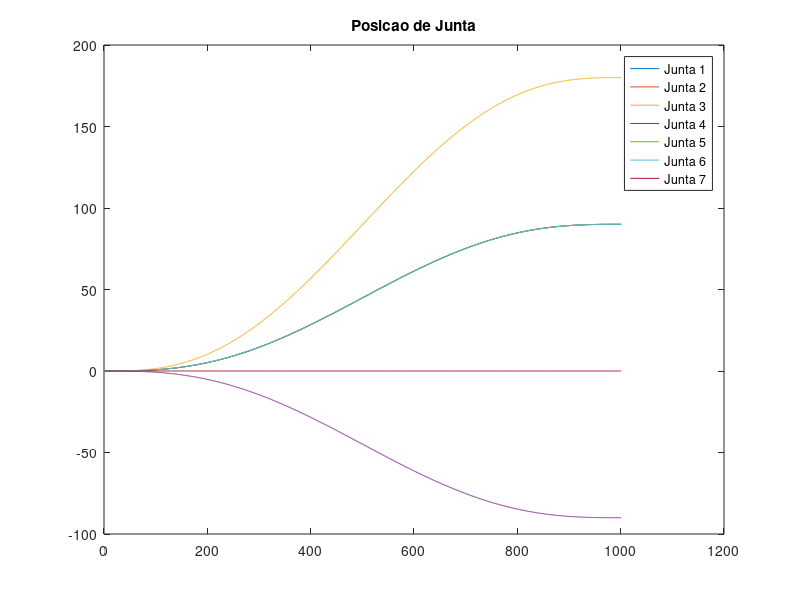
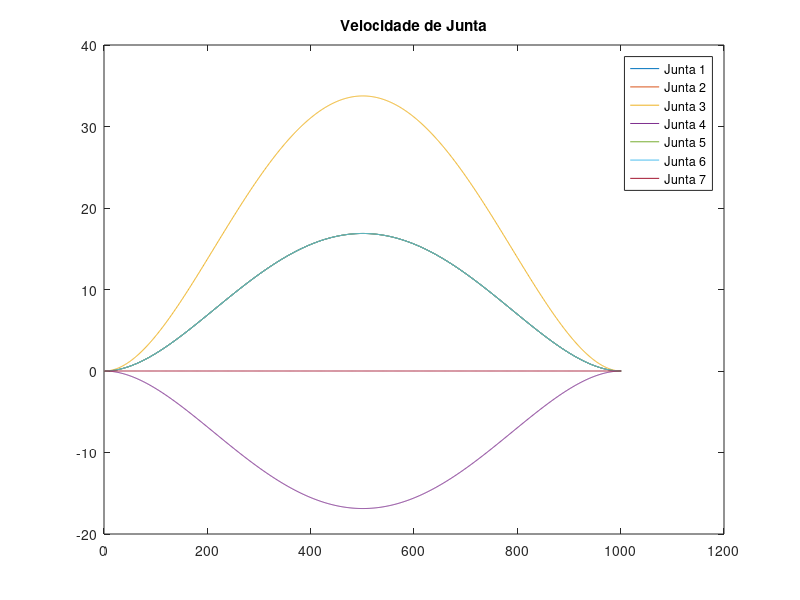
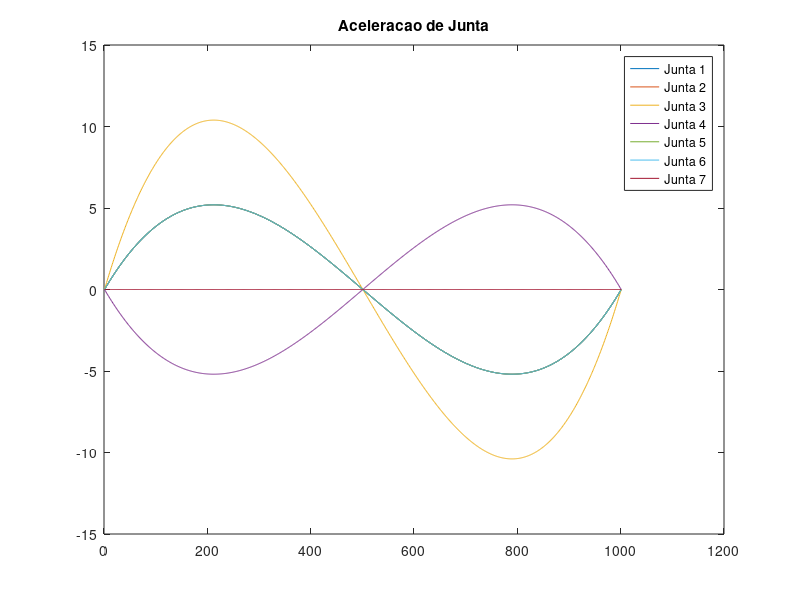

Source code (MATLAB) for these figures, in order:
t = 0:1E-2:10;
t = t';
Td = 10;

%joint = c0 + c1*t + c2*t.^2 + c3*t.^3 + c4*t.^4 + c5*t.^5;
theta_s = 0;
theta_g = 90;
c0 = theta_s;
c1 = 0;
c2 = 0;
c3 = 10*(theta_g - theta_s)/(Td.^3);
c4 = 15*(theta_s - theta_g)/(Td.^4);
c5 = 06*(theta_g - theta_s)/(Td.^5);
pos = [c5 c4 c3 c2 c1 c0];
vel = polyder(pos);
acc = polyder(vel);
joint1 = [polyval( pos , t ) , polyval( vel , t ) , polyval( acc , t )];
joint2 = [polyval( pos , t ) , polyval( vel , t ) , polyval( acc , t )];

theta_g = 180;
c0 = theta_s;
c1 = 0;
c2 = 0;
c3 = 10*(theta_g - theta_s)/(Td.^3);
c4 = 15*(theta_s - theta_g)/(Td.^4);
c5 = 06*(theta_g - theta_s)/(Td.^5);
pos = [c5 c4 c3 c2 c1 c0];
vel = polyder(pos);
acc = polyder(vel);
joint3 = [polyval( pos , t ) , polyval( vel , t ) , polyval( acc , t )];

theta_g = -90;
c0 = theta_s;
c1 = 0;
c2 = 0;
c3 = 10*(theta_g - theta_s)/(Td.^3);
c4 = 15*(theta_s - theta_g)/(Td.^4);
c5 = 06*(theta_g - theta_s)/(Td.^5);
pos = [c5 c4 c3 c2 c1 c0];
vel = polyder(pos);
acc = polyder(vel);
joint4 = [polyval( pos , t ) , polyval( vel , t ) , polyval( acc , t )];

theta_g = 90;
c0 = theta_s;
c1 = 0;
c2 = 0;
c3 = 10*(theta_g - theta_s)/(Td.^3);
c4 = 15*(theta_s - theta_g)/(Td.^4);
c5 = 06*(theta_g - theta_s)/(Td.^5);
pos = [c5 c4 c3 c2 c1 c0];
vel = polyder(pos);
acc = polyder(vel);
joint5 = [polyval( pos , t ) , polyval( vel , t ) , polyval( acc , t )];
joint6 = [polyval( pos , t ) , polyval( vel , t ) , polyval( acc , t )];

theta_g = 0;
c0 = theta_s;
c1 = 0;
c2 = 0;
c3 = 10*(theta_g - theta_s)/(Td.^3);
c4 = 15*(theta_s - theta_g)/(Td.^4);
c5 = 06*(theta_g - theta_s)/(Td.^5);
pos = [c5 c4 c3 c2 c1 c0];
vel = polyder(pos);
acc = polyder(vel);
joint7 = [polyval( pos , t ) , polyval( vel , t ) , polyval( acc , t )];

figure(2)
clf
plot(joint1(:,1))
hold on
plot(joint2(:,1))
plot(joint3(:,1))
plot(joint4(:,1))
plot(joint5(:,1))
plot(joint6(:,1))
plot(joint7(:,1))
title('Posicao de Junta')
legend('Junta 1','Junta 2','Junta 3','Junta 4','Junta 5','Junta 6','Junta 7','Location', 'northeast')

figure(3)
clf
plot(joint1(:,2))
hold on
plot(joint2(:,2))
plot(joint3(:,2))
plot(joint4(:,2))
plot(joint5(:,2))
plot(joint6(:,2))
plot(joint7(:,2))
title('Velocidade de Junta')
legend('Junta 1','Junta 2','Junta 3','Junta 4','Junta 5','Junta 6','Junta 7','Location', 'northeast')

figure(4)
clf
plot(joint1(:,3))
hold on
plot(joint2(:,3))
plot(joint3(:,3))
plot(joint4(:,3))
plot(joint5(:,3))
plot(joint6(:,3))
plot(joint7(:,3))
title('Aceleracao de Junta')
legend('Junta 1','Junta 2','Junta 3','Junta 4','Junta 5','Junta 6','Junta 7','Location', 'northeast')
